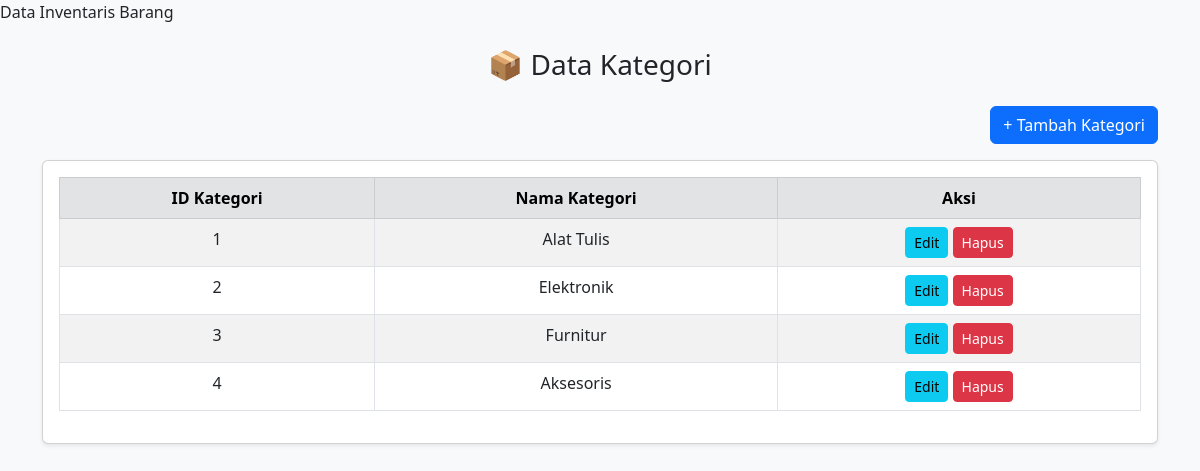
The page /kategori.php on the database its author committed.
### tables this page shows
CREATE TABLE `kategori` (
  `id_kategori` int(120) NOT NULL,
  `nama_kategori` varchar(150) NOT NULL
);

### kategori.php (the view, shortened to what this page needs)
<?php
include 'koneksi.php';
$stmt = $pdo->query("SELECT * FROM kategori ORDER BY id_kategori ASC");
$data = $stmt->fetchAll(PDO::FETCH_ASSOC);
?>
<!DOCTYPE html>
<html lang="id">
<head>
<link href="https://cdn.jsdelivr.net/npm/bootstrap@5.3.0/dist/css/bootstrap.min.css" rel="stylesheet">
</head>
<body class="bg-light">
<div class="container py-4">
<h3 class="mb-4 text-center"> 📦 Data Kategori</h3>
<div class="text-end mb-3">
    <button class="btn btn-primary" data-bs-toggle="modal" data-bs-target="#tambahModal">+ Tambah Kategori</button>
</div>
<div class="card shadow-sm">
    <div class="card-body">
        <table class="table table-bordered table-striped">
            <thead class="table-secondary text-center">
                <tr>
                    <th>ID Kategori</th>
                    <th>Nama Kategori</th>
                    <th>Aksi</th>
                </tr>
            </thead>
            <tbody>
                <?php if(count($data) > 0): ?>
                    <?php foreach($data as $row): ?>
                        <tr class="text-center">
                            <td><?= $row['id_kategori'] ?></td>
                            <td><?= htmlspecialchars($row['nama_kategori']) ?></td>
                            <td>
                                <button class="btn btn-info btn-sm" data-bs-toggle="modal" data-bs-target="#editModal<?= $row['id_kategori'] ?>">Edit</button>
                                <button class="btn btn-danger btn-sm" data-bs-toggle="modal" data-bs-target="#deleteModal<?= $row['id_kategori'] ?>">Hapus</button>
                            </td>
                        </tr>
                    <?php endforeach; ?>
                <?php else: ?>
                    <tr><td colspan="3" class="text-center text-muted">Belum ada data kategori.</td></tr>
                <?php endif; ?>
            </tbody>
        </table>
    </div>
</div>
</body>
</html>

### rows shown on the page
kategori: id_kategori "1", nama_kategori "Alat Tulis"
kategori: id_kategori "2", nama_kategori "Elektronik"
kategori: id_kategori "3", nama_kategori "Furnitur"
kategori: id_kategori "4", nama_kategori "Aksesoris"
